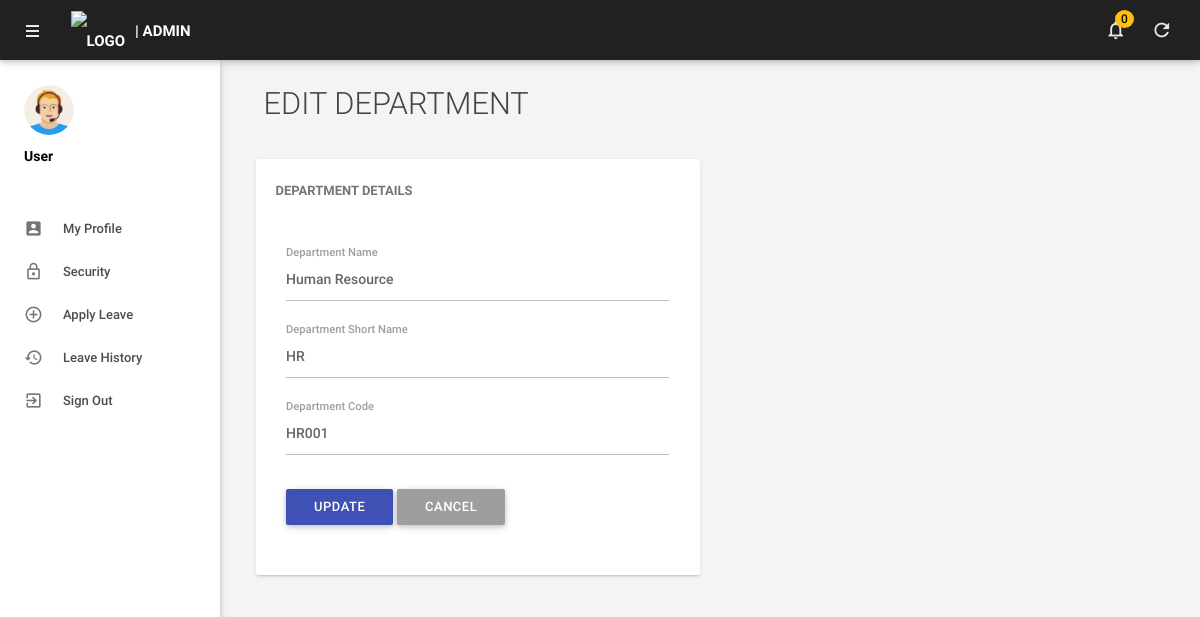
The page /admin/editdepartment.php?deptid=1 (signed in) on the database its author committed.
### tables this page shows
CREATE TABLE `tbldepartments` (
  `id` int(11) NOT NULL AUTO_INCREMENT,
  `DepartmentName` varchar(150) NOT NULL,
  `DepartmentShortName` varchar(100) NOT NULL,
  `DepartmentCode` varchar(50) DEFAULT NULL,
  `CreationDate` timestamp NULL DEFAULT CURRENT_TIMESTAMP,
  PRIMARY KEY (`id`)
);

### models/Department.php (called while the page is built, shortened)
<?php
require_once(dirname(__FILE__) . '/../includes/config.php');
class Department {
    private $dbh;
    public function __construct() {
        global $dbh;
        $this->dbh = $dbh;
    }
    public function findById($id) {
        $stmt = $this->dbh->prepare("SELECT * FROM tbldepartments WHERE id = ?");
        $stmt->execute([$id]);
        return $stmt->fetch(PDO::FETCH_OBJ);
    }
}

### admin/editdepartment.php (the view, shortened to what this page needs)
<?php
require_once('../controllers/DepartmentController.php');
require_once('../models/Department.php');
$did = intval($_GET['deptid']);
$departmentModel = new Department();
$department = $departmentModel->findById($did);
?>
<!DOCTYPE html>
<html lang="en">
<head>
    <?php include('includes/head.php'); ?>
</head>
<body>
    <?php include('includes/header.php'); ?>
    <?php include('includes/sidebar.php'); ?>
    <main class="mn-inner">
        <div class="row">
            <div class="col s12">
                <div class="page-title">Edit Department</div>
            </div>
            <div class="col s12 m12 l6">
                <div class="card">
                    <div class="card-content">
                        <span class="card-title">Department Details</span><br>
                        <form method="post">
                            <div class="row">
                                <div class="input-field col s12">
                                    <input id="departmentname" type="text" value="<?php echo htmlentities($department->DepartmentName);?>" name="departmentname" required>
                                    <label for="departmentname" class="active">Department Name</label>
                                </div>
                                <div class="input-field col s12">
                                    <input id="departmentshortname" type="text" value="<?php echo htmlentities($department->DepartmentShortName);?>" name="departmentshortname" required>
                                    <label for="departmentshortname" class="active">Department Short Name</label>
                                </div>
                                <div class="input-field col s12">
                                    <input id="deptcode" name="deptcode" type="text" value="<?php echo htmlentities($department->DepartmentCode);?>" required>
                                    <label for="deptcode" class="active">Department Code</label>
                                </div>
                                <div class="input-field col s12">
                                    <button type="submit" name="update" class="waves-effect waves-light btn indigo m-b-xs">UPDATE</button>
                                    <a href="managedepartments.php" class="waves-effect waves-light btn grey m-b-xs">CANCEL</a>
                                </div>
                            </div>
                        </form>
                    </div>
                </div>
            </div>
        </div>
    </main>
</body>
</html>

### includes/head.php (style rules this page uses)
.page-title { font-weight: 300 !important; color: #444; margin-bottom: 30px; font-size: 2.2rem; }

### rows shown on the page
tbldepartments: departmentname "Human Resource", departmentshortname "HR", deptcode "HR001"

### other values the page prints
$h_title "| ADMIN"
$h_unread "0"
$sidebar_user_name "User"
